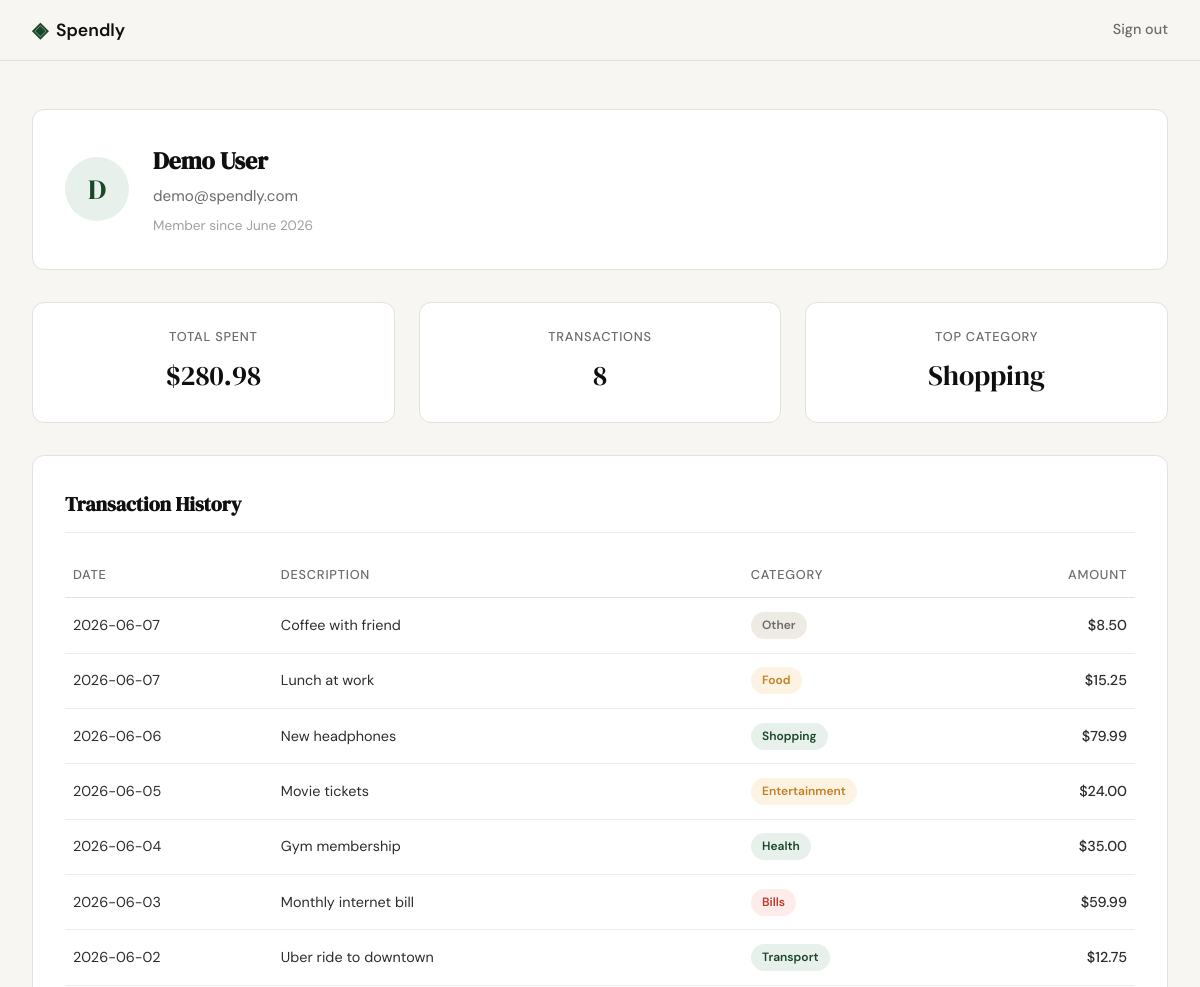
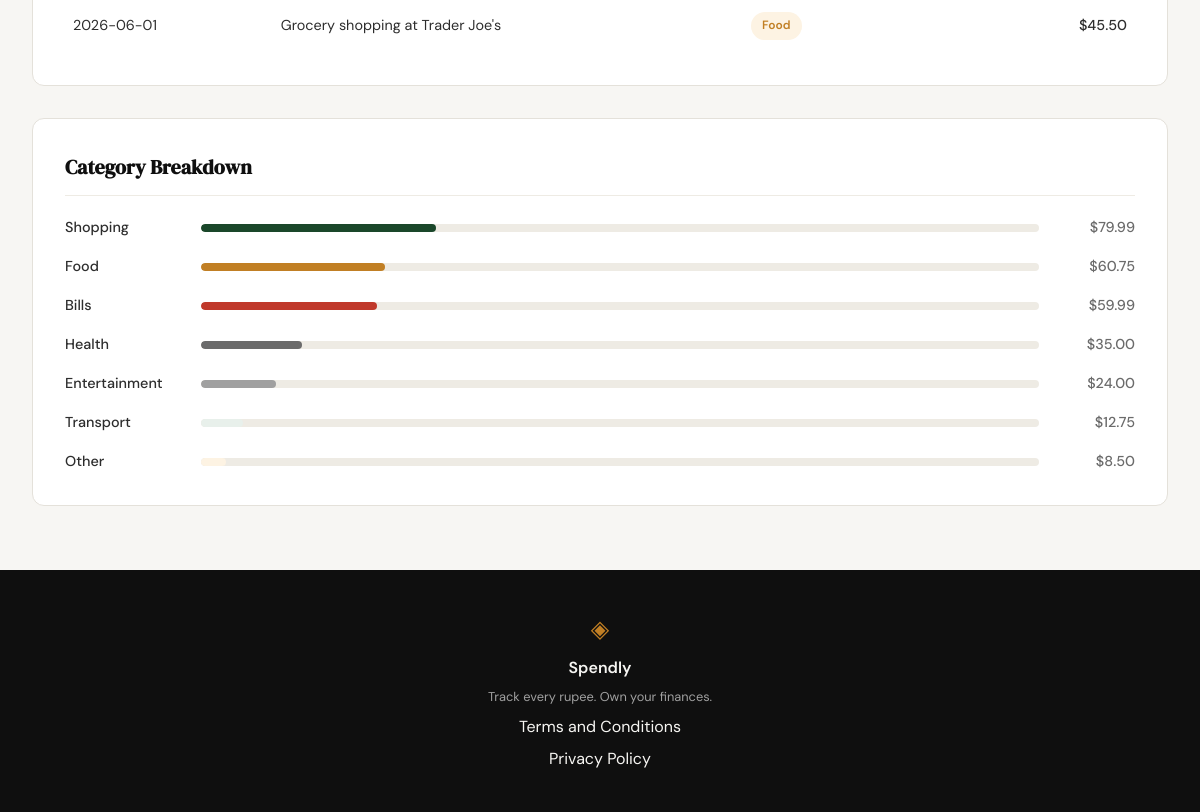
Screenshot of /profile (signed in) with the database file from the repository (2 pictures, top to bottom).
### tables this page shows
CREATE TABLE users (
                id            INTEGER PRIMARY KEY AUTOINCREMENT,
                name          TEXT    NOT NULL,
                email         TEXT    UNIQUE NOT NULL,
                password_hash TEXT    NOT NULL,
                created_at    TEXT    DEFAULT (datetime('now'))
            );

CREATE TABLE expenses (
                id          INTEGER PRIMARY KEY AUTOINCREMENT,
                user_id     INTEGER NOT NULL,
                amount      REAL    NOT NULL,
                category    TEXT    NOT NULL,
                date        TEXT    NOT NULL,
                description TEXT,
                created_at  TEXT    DEFAULT (datetime('now')),
                FOREIGN KEY (user_id) REFERENCES users (id)
            );

### app.py (the view)
@app.route("/profile")
def profile():
    if "user_id" not in session:
        return redirect(url_for("login"))
    user_id = session["user_id"]
    user_row = get_user_by_id(user_id)
    if user_row is None:
        session.clear()
        return redirect(url_for("login"))
    created_dt = datetime.strptime(user_row["created_at"], "%Y-%m-%d %H:%M:%S")
    user = {
        "name": user_row["name"],
        "email": user_row["email"],
        "member_since": created_dt.strftime("%B %Y"),
    }
    stats_raw = get_expense_stats(user_id)
    stats = {
        "total_spent": f"${stats_raw['total_spent']:,.2f}",
        "transaction_count": stats_raw["transaction_count"],
        "top_category": stats_raw["top_category"],
    }
    expense_rows = get_recent_expenses(user_id)
    transactions = [
        {
            "date": r["date"],
            "description": r["description"] or "",
            "category": r["category"],
            "amount": f"${r['amount']:,.2f}",
        }
        for r in expense_rows
    ]
    breakdown = get_category_breakdown(user_id)
    categories = [
        {
            "name": c["category"],
            "amount": f"${c['total']:,.2f}",
            "percentage": c["percentage"],
        }
        for c in breakdown
    ]
    return render_template(
        "profile.html",
        user=user,
        stats=stats,
        transactions=transactions,
        categories=categories,
    )

### database/db.py (called while the page is built)
def get_db():
    conn = sqlite3.connect(DATABASE)
    conn.row_factory = sqlite3.Row
    conn.execute("PRAGMA foreign_keys = ON")
    return conn

def get_user_by_id(user_id):
    conn = get_db()
    try:
        return conn.execute(
            "SELECT id, name, email, created_at FROM users WHERE id = ?",
            (user_id,),
        ).fetchone()
    finally:
        conn.close()

def get_recent_expenses(user_id, limit=10):
    conn = get_db()
    try:
        return conn.execute(
            "SELECT id, date, description, category, amount "
            "FROM expenses WHERE user_id = ? "
            "ORDER BY date DESC LIMIT ?",
            (user_id, limit),
        ).fetchall()
    finally:
        conn.close()

def get_category_breakdown(user_id):
    conn = get_db()
    try:
        rows = conn.execute(
            "SELECT category, SUM(amount) AS total "
            "FROM expenses WHERE user_id = ? "
            "GROUP BY category ORDER BY total DESC",
            (user_id,),
        ).fetchall()
        if not rows:
            return []
        grand_total = sum(float(r["total"]) for r in rows)
        breakdown = []
        for r in rows:
            cat_total = float(r["total"])
            percentage = round(cat_total / grand_total * 100)
            breakdown.append({
                "category": r["category"],
                "total": cat_total,
                "percentage": percentage,
            })
        return breakdown
    finally:
        conn.close()

### templates/profile.html (shortened to what this page needs)
{% extends "base.html" %}
{% block head %}
<link rel="stylesheet" href="{{ url_for('static', filename='css/profile.css') }}">
{% endblock %}
{% block content %}
<section class="profile-section">
    <div class="profile-inner">
        <div class="profile-card user-card">
            <div class="user-avatar" aria-hidden="true">{{ user.name[0] }}</div>
            <div class="user-details">
                <h1 class="user-name">{{ user.name }}</h1>
                <p class="user-email">{{ user.email }}</p>
                <p class="user-joined">Member since {{ user.member_since }}</p>
            </div>
        </div>
        <div class="stats-row">
            <div class="stat-card">
                <span class="stat-label">Total Spent</span>
                <span class="stat-value">{{ stats.total_spent }}</span>
            </div>
            <div class="stat-card">
                <span class="stat-label">Transactions</span>
                <span class="stat-value">{{ stats.transaction_count }}</span>
            </div>
            <div class="stat-card">
                <span class="stat-label">Top Category</span>
                <span class="stat-value">{{ stats.top_category }}</span>
            </div>
        </div>
        <div class="profile-card">
            <h2 class="section-title">Transaction History</h2>
            <div class="table-wrapper">
                <table class="transaction-table">
                    <thead>
                        <tr>
                            <th>Date</th>
                            <th>Description</th>
                            <th>Category</th>
                            <th class="col-amount">Amount</th>
                        </tr>
                    </thead>
                    <tbody>
                        {% for txn in transactions %}
                        <tr>
                            <td class="txn-date">{{ txn.date }}</td>
                            <td class="txn-desc">{{ txn.description }}</td>
                            <td><span class="category-badge badge-{{ txn.category | lower }}">{{ txn.category }}</span></td>
                            <td class="txn-amount">{{ txn.amount }}</td>
                        </tr>
                        {% endfor %}
                    </tbody>
                </table>
            </div>
        </div>
        <div class="profile-card">
            <h2 class="section-title">Category Breakdown</h2>
            <div class="category-bars">
                {% for cat in categories %}
                <div class="category-bar-row">
                    <span class="category-name">{{ cat.name }}</span>
                    <div class="category-bar-track">
                        <div class="category-bar category-bar-{{ loop.index }}" style="width: {{ cat.percentage }}%"></div>
                    </div>
                    <span class="category-amount">{{ cat.amount }}</span>
                </div>
                {% endfor %}
            </div>
        </div>
    </div>
</section>
{% endblock %}

### templates/base.html (shortened to what this page needs)
<!DOCTYPE html>
<html lang="en">
<head>
    <link rel="stylesheet" href="{{ url_for('static', filename='css/style.css') }}">
    {% block head %}{% endblock %}
</head>
<body>
    <nav class="navbar">
        <div class="nav-inner">
            <a href="{{ url_for('landing') }}" class="nav-brand">
                <span class="brand-icon">◈</span>
                <span class="brand-name">Spendly</span>
            </a>
            <div class="nav-links">
                {% if session.user_id %}
                    <a href="{{ url_for('logout') }}">Sign out</a>
                {% else %}
                    <a href="{{ url_for('login') }}">Sign in</a>
                    <a href="{{ url_for('register') }}" class="nav-cta">Get started</a>
                {% endif %}
            </div>
        </div>
    </nav>
    <main class="main-content">
        {% block content %}{% endblock %}
    </main>
    <footer class="footer">
        <div class="footer-inner">
            <span class="brand-icon">◈</span>
            <span class="footer-name">Spendly</span>
            <p class="footer-copy">Track every rupee. Own your finances.</p>
            <a href="/terms">Terms and Conditions</a>
            <a href="/privacy">Privacy Policy</a>
        </div>
    </footer>
</body>
</html>

### static/css/style.css (style rules this page uses)
:root { --ink: #0f0f0f; --ink-soft: #2d2d2d; --ink-muted: #6b6b6b; --ink-faint: #a0a0a0; --paper: #f7f6f3; --paper-warm: #f0ede6; --paper-card: #ffffff; --accent: #1a472a; --accent-light: #e8f0eb; --accent-2: #c17f24; --accent-2-light: #fdf3e3; --danger: #c0392b; --danger-light: #fdecea; --border: #e4e1da; --border-soft: #eeebe4; --font-display: 'DM Serif Display', Georgia, serif; --font-body: 'DM Sans', system-ui, sans-serif; --max-width: 1200px; --auth-width: 440px; --radius-sm: 6px; --radius-md: 12px; --radius-lg: 20px; }
*, *::before, *::after { box-sizing: border-box; margin: 0; padding: 0; }
html { font-size: 16px; scroll-behavior: smooth; }
body { background: var(--paper); color: var(--ink); font-family: var(--font-body); font-size: 1rem; line-height: 1.6; -webkit-font-smoothing: antialiased; }
a { color: inherit; text-decoration: none; }
.navbar { position: sticky; top: 0; z-index: 100; background: var(--paper); border-bottom: 1px solid var(--border); padding: 0 2rem; }
.nav-inner { max-width: var(--max-width); margin: 0 auto; height: 60px; display: flex; align-items: center; justify-content: space-between; }
.nav-brand { display: flex; align-items: center; gap: 0.5rem; font-family: var(--font-body); font-weight: 600; font-size: 1.1rem; color: var(--ink); }
.brand-icon { color: var(--accent); font-size: 1.3rem; }
.brand-name { color: var(--ink); }
.nav-links { display: flex; align-items: center; gap: 1.5rem; font-size: 0.9rem; font-weight: 500; }
.nav-links a { color: var(--ink-muted); transition: color 0.2s; }
.main-content { min-height: calc(100vh - 60px - 100px); }
.footer { background: var(--ink); color: var(--paper); padding: 2.5rem 2rem; text-align: center; }
.footer-inner { display: flex; flex-direction: column; align-items: center; gap: 0.4rem; }
.footer .brand-icon { color: var(--accent-2); font-size: 1.5rem; }
.footer-name { font-weight: 600; font-size: 1rem; }
.footer-copy { font-size: 0.8rem; color: var(--ink-faint); }

### rows the page displays
users: name "D", name "Demo User", email "demo@spendly.com"
expenses: top_category "Shopping", date "2026-06-06", description "New headphones", category "Shopping", amount "$79.99", name "Shopping", {{ cat.percentage }} 28 (drawn)
expenses: date "2026-06-07", description "Coffee with friend", category "Other", amount "$8.50", name "Other", {{ cat.percentage }} 3 (drawn)
expenses: date "2026-06-07", description "Lunch at work", category "Food", amount "$15.25"
expenses: date "2026-06-05", description "Movie tickets", category "Entertainment", amount "$24.00", name "Entertainment", {{ cat.percentage }} 9 (drawn)
expenses: date "2026-06-04", description "Gym membership", category "Health", amount "$35.00", name "Health", {{ cat.percentage }} 12 (drawn)
expenses: date "2026-06-03", description "Monthly internet bill", category "Bills", amount "$59.99", name "Bills", {{ cat.percentage }} 21 (drawn)
expenses: date "2026-06-02", description "Uber ride to downtown", category "Transport", amount "$12.75", name "Transport", {{ cat.percentage }} 5 (drawn)
expenses: date "2026-06-01", description "Grocery shopping at Trader Joe's", category "Food", amount "$45.50"

### other values shown
{{ user.member_since }} "June 2026"
{{ stats.total_spent }} "$280.98"
{{ stats.transaction_count }} "8"
{{ cat.name }} "Food"
{{ cat.amount }} "$60.75"
